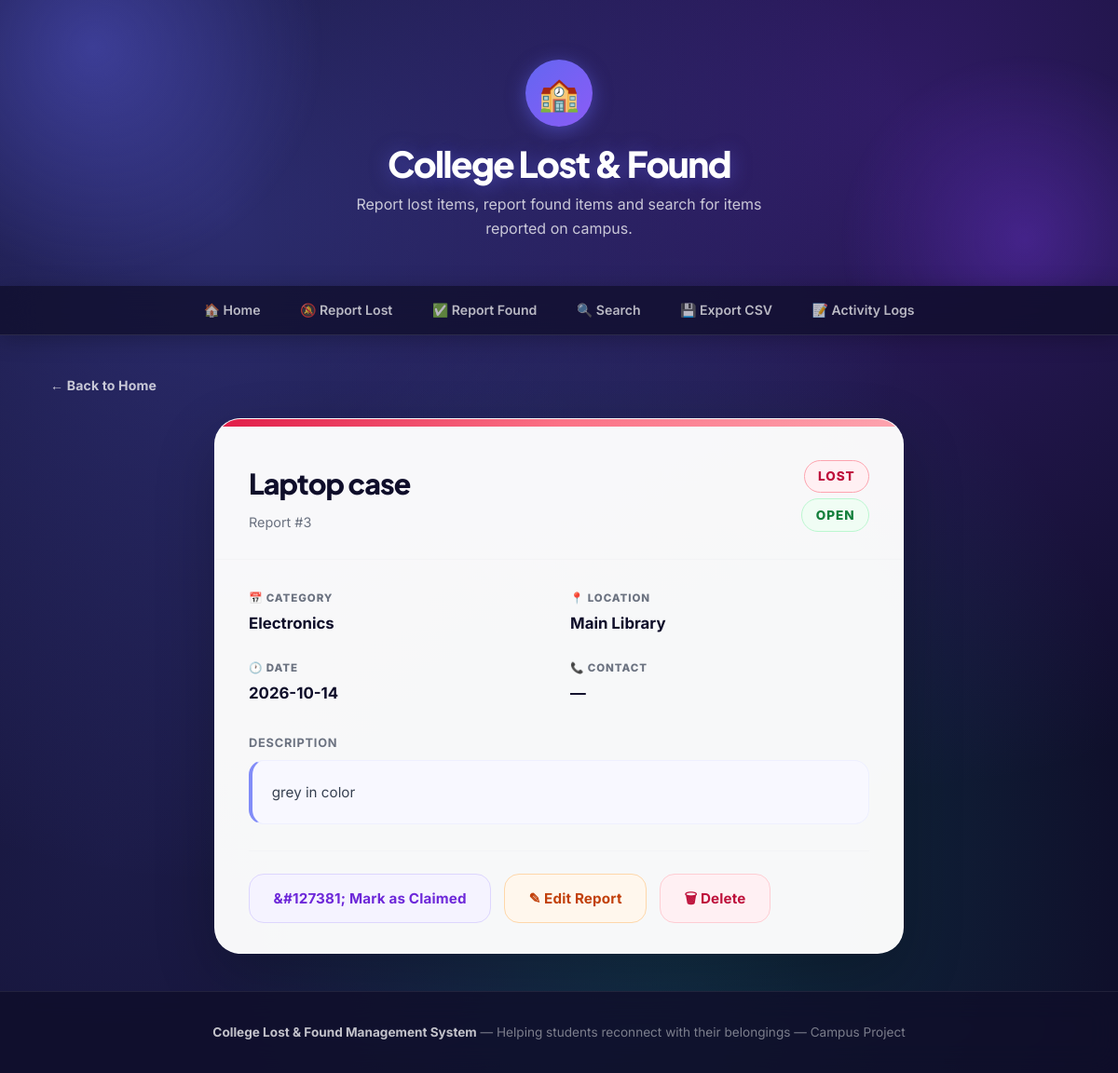
Screenshot of /item/3 with the database file from the repository.
### tables this page shows
CREATE TABLE items (
            id INTEGER PRIMARY KEY AUTOINCREMENT,
            item_type TEXT NOT NULL,
            item_name TEXT NOT NULL,
            category TEXT NOT NULL,
            location TEXT NOT NULL,
            date TEXT NOT NULL,
            description TEXT
        , contact TEXT, status TEXT NOT NULL DEFAULT 'Open');

### app.py (the view)
@app.route("/item/<int:id>")
def item_detail(id):
    conn = None
    try:                                            # EXCEPTION HANDLING
        conn = get_db_connection()
        item = conn.execute("SELECT * FROM items WHERE id=?", (id,)).fetchone()
        if item is None:
            flash("Item not found.", "error")
            return redirect(url_for("home"))
        return render_template("item_detail.html", item=item)
    except Exception as e:                          # EXCEPTION HANDLING
        flash(f"Error fetching item: {str(e)}", "error")
        return redirect(url_for("home"))
    finally:                                        # EXCEPTION HANDLING
        if conn:
            conn.close()

### app.py (called while the page is built)
def get_db_connection():
    conn = sqlite3.connect("database.db")
    conn.row_factory = sqlite3.Row
    return conn

### templates/item_detail.html (shortened to what this page needs)
{% extends "base.html" %}
{% block content %}
<a href="{{ url_for('home') }}" class="back-link">&#8592; Back to Home</a>
<div class="detail-card">
    <div class="card-strip {{ 'lost' if item['item_type'] == 'Lost' else 'found' }}" style="height:8px;"></div>
    <div class="detail-header">
        <div>
            <h1 class="detail-title">{{ item['item_name'] }}</h1>
            <p style="color:var(--text-muted);font-size:.9rem;margin-top:.3rem;">Report #{{ item['id'] }}</p>
        </div>
        <div class="badge-group">
            <span class="badge {{ 'badge-lost' if item['item_type'] == 'Lost' else 'badge-found' }}" style="font-size:.85rem;padding:.35rem .9rem;">
                {{ item['item_type'] }}
            </span>
            <span class="badge {{ 'badge-claimed' if item['status'] == 'Claimed' else 'badge-open' }}" style="font-size:.85rem;padding:.35rem .9rem;">
                {{ item['status'] }}
            </span>
        </div>
    </div>
    <div class="detail-body">
        <div class="detail-grid">
            <div class="detail-field">
                <span class="detail-field-label">&#128197; Category</span>
                <span class="detail-field-value">{{ item['category'] }}</span>
            </div>
            <div class="detail-field">
                <span class="detail-field-label">&#128205; Location</span>
                <span class="detail-field-value">{{ item['location'] }}</span>
            </div>
            <div class="detail-field">
                <span class="detail-field-label">&#128336; Date</span>
                <span class="detail-field-value">{{ item['date'] }}</span>
            </div>
            <div class="detail-field">
                <span class="detail-field-label">&#128222; Contact</span>
                <span class="detail-field-value">{{ item['contact'] if item['contact'] else '—' }}</span>
            </div>
        </div>
        {% if item['description'] %}
            <p style="font-weight:700;font-size:.8rem;text-transform:uppercase;letter-spacing:.06em;color:var(--text-muted);margin-bottom:.5rem;">Description</p>
            <div class="detail-description">{{ item['description'] }}</div>
        {% endif %}
        <div class="detail-actions">
            <a href="{{ url_for('mark_claimed', id=item['id']) }}" class="btn btn-claim btn-lg {{ 'claimed' if item['status'] == 'Claimed' }}">
                {{ '&#10003; Mark as Open' if item['status'] == 'Claimed' else '&#127381; Mark as Claimed' }}
            </a>
            <a href="{{ url_for('edit', id=item['id']) }}" class="btn btn-edit btn-lg">&#9998; Edit Report</a>
            <a href="{{ url_for('delete', id=item['id']) }}" class="btn btn-delete btn-lg"
               onclick="return confirm('Delete this report permanently?')">&#128465; Delete</a>
        </div>
    </div>
</div>
{% endblock %}

### rows the page displays
items: item_name "Laptop case", id "3", item_type "LOST", status "OPEN", category "Electronics", location "Main Library", date "2026-10-14", description "grey in color", status "&#127381; Mark as Claimed"

### other values shown
{{ item['contact'] if item['contact'] else '—' }} "—"
